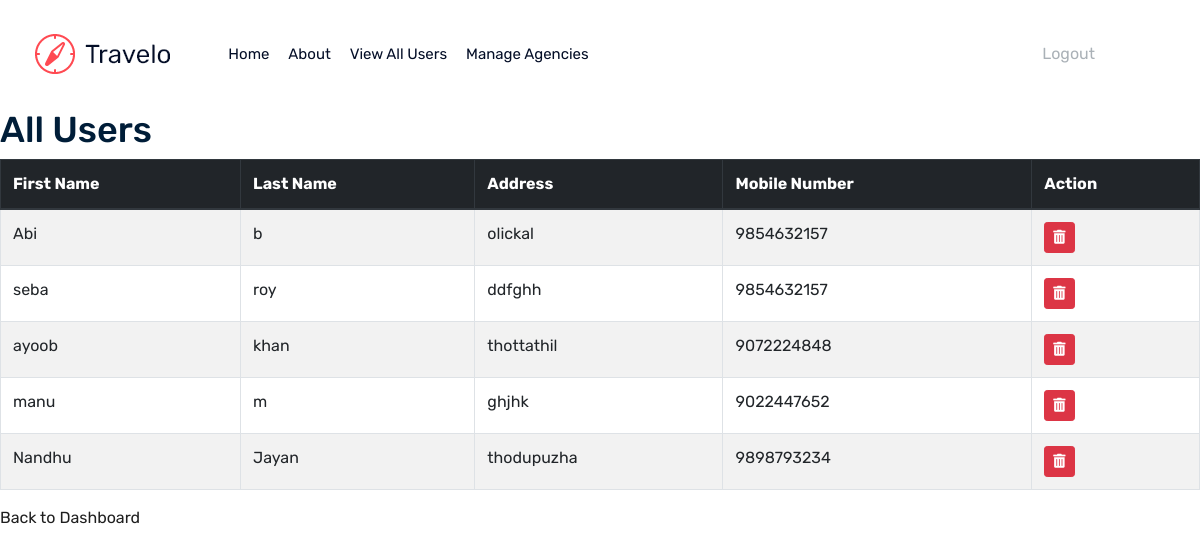
/travelAdmin/users/ (signed in), run on the app's committed database.
### travelapp/models.py (models this page shows, shortened)
class UserProfile(models.Model):
    user = models.OneToOneField(User, on_delete=models.CASCADE)  # Link to the default User model
    first_name = models.CharField(max_length=100)
    last_name = models.CharField(max_length=100)
    phone_number = models.CharField(max_length=10, blank=True, null=True)
    address = models.TextField(blank=True, null=True)
    date_of_birth = models.DateField(blank=True, null=True)
    profile_picture = models.ImageField(upload_to='profile_pictures/', blank=True, null=True)
    bio = models.TextField(blank=True, null=True)

### travelapp/views.py (the view)
# urls.py: path('travelAdmin/users/', all_users, name='all_users'),  # View all users
@login_required
def all_users(request):
    if not request.user.is_superuser:
        return redirect('home')  # Redirect if not a superuser
    users = UserProfile.objects.select_related('user').all()
    return render(request, 'travelAdmin/all_users.html', {'users': users})

### travelapp/templates/travelAdmin/all_users.html (shortened to what this page needs)
<!DOCTYPE html>
<html lang="en">
<head>
</head>
<link rel="stylesheet" href="https://stackpath.bootstrapcdn.com/bootstrap/4.5.2/css/bootstrap.min.css">
<link rel="stylesheet" href="https://cdnjs.cloudflare.com/ajax/libs/font-awesome/5.15.4/css/all.min.css">
<body>
 {% if user.is_authenticated %}
 {% if user.agency %}
     {% include 'agency/header.html' %}
 {% elif user.is_staff %}
     {% include 'travelAdmin/header.html' %}
 {% else %}
     {% include 'user/header.html' %}
 {% endif %}
{% else %}
 {% include 'header.html' %}
{% endif %}
    <h1>All Users</h1>
    <table class="table table-striped table-bordered table-hover">
        <thead class="thead-dark">
            <tr>
                <th>First Name</th>
                <th>Last Name</th>
                <th>Address</th>
                <th>Mobile Number</th>
                <th>Action</th>
            </tr>
        </thead>
        <tbody>
            {% for user in users %}
            <tr>
                <td>{{ user.first_name }}</td>
                <td>{{ user.last_name }}</td>
                <td>{{ user.address }}</td>
                <td>{{ user.phone_number }}</td>
                <td>
                    <form action="{% url 'delete_user' user.id %}" method="post" style="display:inline;">
                        <button type="submit" class="btn btn-danger btn-sm"
                        onclick="return confirm('Do you want to delete {{ user.first_name }} {{ user.last_name }}?');">
                            <i class="fas fa-trash-alt"></i>
                        </button>
                    </form>
                </td>
            </tr>
            {% endfor %}
        </tbody>
    </table>
    <a href="{% url 'admin_dashboard' %}">Back to Dashboard</a>
</body>
</html>

### travelapp/templates/travelAdmin/all_users.html (style rules this page uses)
th { text-align: center; background-color: #343a40; color: #fff; }
.btn-danger { transition: background-color 0.3s ease; }

### data on the page
UserProfile: first_name "Abi", last_name "b", address "olickal", phone_number "9854632157"
UserProfile: first_name "seba", last_name "roy", address "ddfghh", phone_number "9854632157"
UserProfile: first_name "ayoob", last_name "khan", address "thottathil", phone_number "9072224848"
UserProfile: first_name "manu", last_name "m", address "ghjhk", phone_number "9022447652"
UserProfile: first_name "Nandhu", last_name "Jayan", address "thodupuzha", phone_number "9898793234"
